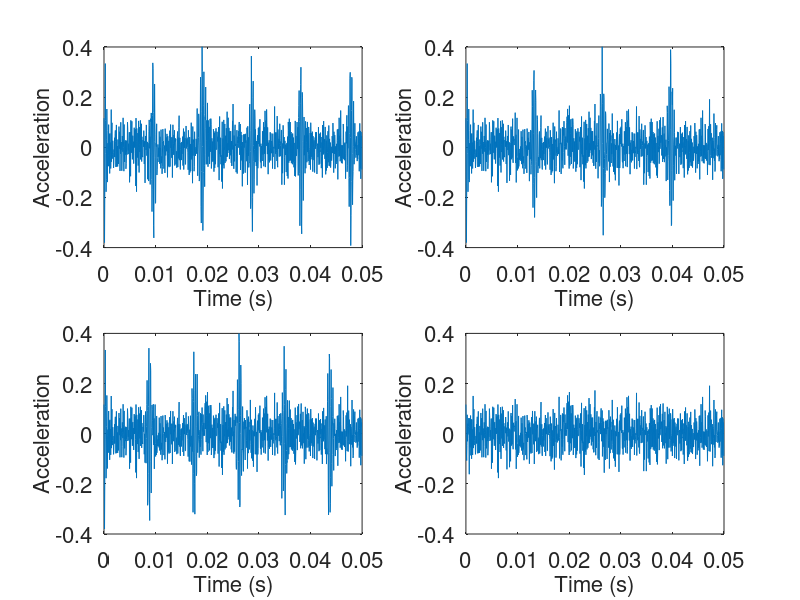

The MATLAB script that drew this image:
%% Define the parameters for the bearing.

n = 8;         % Number of rolling element bearings
d = 0.02;      % Diameter of rolling elements 
p = 0.12;      % Pitch diameter of bearing
thetaDeg = 15; % Contact angle in degrees
fPin =22.5;
fs = 20E3;          % Sample Rate (Hz)

%% The impacts occur at the ball pass frequency-inner race (BPFI);
bpfi = n*fPin/2*(1 + d/p*cosd(thetaDeg));
t = 0:1/fs:0.05-1/fs;
fImpact = 3000;
noise =  randn(size(t))/20+sin(4*pi*fImpact*t)/20;


tImpact = 0:1/fs:5e-3-1/fs;
xImpact = sin(2*pi*fImpact*tImpact).*kaiser(length(tImpact),40)';

xComb = zeros(size(t));
xComb(1:round(fs/bpfi):end) = 1;
xBper_bpfi = 0.33*conv(xComb,xImpact,'same')+noise;

%%  Outer-race defects

xComb = zeros(size(t));
bpfo =  n*fPin/2*(1 - d/p*cosd(thetaDeg));
xComb(1:round(fs/bpfo):end) = 1;
xBper_bpfo = 0.33*conv(xComb,xImpact,'same')+noise;

%% all-Passing Frequency Roller ~BPFR!
bpfr=  p/d*fPin*(1 - d/p*cosd(thetaDeg)^2);
xComb = zeros(size(t));
xComb(1:round(fs/bpfr):end) = 1;
xBper_bpfr = 0.33*conv(xComb,xImpact,'same')+noise;

figure
subplot(2,2,1)
plot(t,xBper_bpfi)
xlim([0 0.05])
ylim([-0.4,0.4])
xlabel('Time (s)')
ylabel('Acceleration')
subplot(2,2,2)
plot(t,xBper_bpfo)
xlim([0 0.05])
ylim([-0.4,0.4])
xlabel('Time (s)')
ylabel('Acceleration')
subplot(2,2,3)
plot(t,xBper_bpfr)
xlim([0 0.05])
ylim([-0.4,0.4])
xlabel('Time (s)')
ylabel('Acceleration')
subplot(2,2,4)
plot(t,noise)
xlim([0 0.05])
ylim([-0.4,0.4])
xlabel('Time (s)')
ylabel('Acceleration')

set(gcf, 'PaperPositionMode', 'manual');
set(gcf, 'PaperUnits', 'inches');
set(gcf, 'PaperPosition', [3 3 8 6]);
set(gcf, 'Alphamap',0.01);
set(gcf, 'Colormap', cool);
set(gcf,'Units', 'inches');
set(gcf,'Position',[2, 2, 6, 6]);
set(gcf,'OuterPosition',[1,1,7,7])
set(gcf,'Color','white')
% set(gca,'LineWidth',1)
% set(gca,'FontUnits','points')
% set(gca,'FontSize',20);
% set(gca,'Color','none');
% set(gca,'Box','off');
set(findall(gcf,'-property','FontSize'),'FontSize',16)

